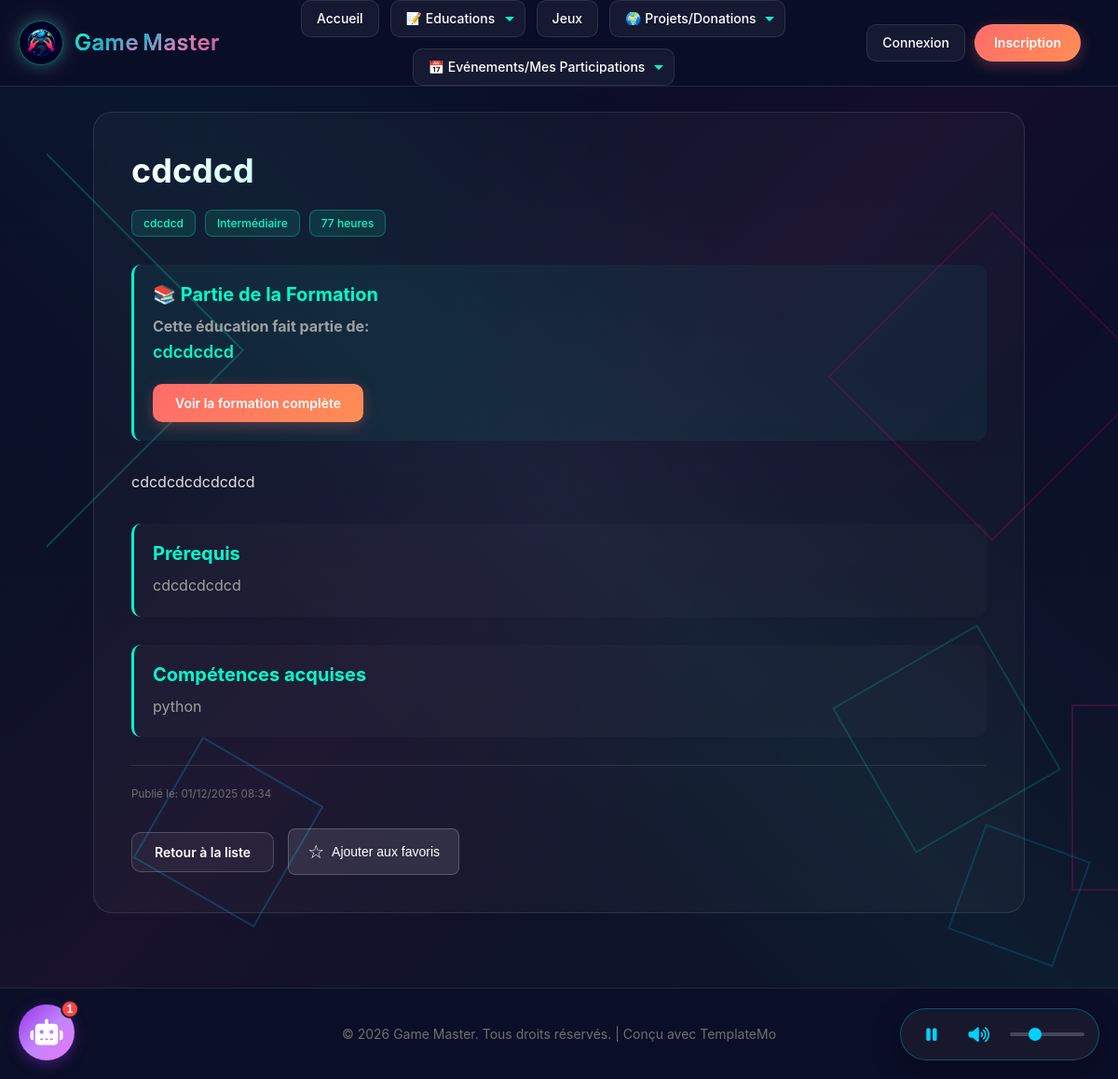
Screenshot of /?controller=education&action=detail&id=20 with the database file from the repository.
### tables this page shows
CREATE TABLE `educations` (
  `id` int(11) NOT NULL,
  `title` varchar(255) NOT NULL,
  `description` text NOT NULL,
  `competences` text DEFAULT NULL,
  `difficulte` enum('Débutant','Intermédiaire','Avancé') DEFAULT 'Débutant',
  `duree` int(11) DEFAULT 0,
  `prerequis` text DEFAULT NULL,
  `categorie` varchar(255) DEFAULT NULL,
  `lien_ressources` varchar(500) DEFAULT NULL,
  `impact_social` text DEFAULT NULL,
  `created_at` timestamp NOT NULL DEFAULT current_timestamp(),
  `updated_at` timestamp NOT NULL DEFAULT current_timestamp() ON UPDATE current_timestamp(),
  `category_id` int(11) DEFAULT NULL,
  `formation_id` int(11) DEFAULT NULL,
  `parent_id` int(11) DEFAULT NULL
);

CREATE TABLE `formations` (
  `id` int(11) NOT NULL,
  `title` varchar(255) NOT NULL,
  `description` text NOT NULL,
  `competences` text DEFAULT NULL,
  `difficulte` enum('Débutant','Intermédiaire','Avancé') DEFAULT 'Débutant',
  `duree` int(11) DEFAULT 0,
  `categorie` varchar(255) DEFAULT NULL,
  `lien_ressources` varchar(500) DEFAULT NULL,
  `impact_social` text DEFAULT NULL,
  `created_at` timestamp NOT NULL DEFAULT current_timestamp(),
  `updated_at` timestamp NOT NULL DEFAULT current_timestamp() ON UPDATE current_timestamp(),
  `category_id` int(11) DEFAULT NULL
);

### controllers/EducationController.php (called while the page is built, shortened)
<?php
require_once "config/database.php";
class EducationController {
    public function detail($id) {
        try {
            require_once "models/Favorite.php";
            $pdo = (new Database())->getConnection();
            $query = $pdo->prepare("
                SELECT e.*, f.id as formation_id, f.title as formation_title
                FROM educations e
                LEFT JOIN formations f ON e.formation_id = f.id
                WHERE e.id = ?
            ");
            $query->execute([$id]);
            $result = $query->fetch(PDO::FETCH_ASSOC);
            $isFavorite = false;
            $user_id = null;
            if (isset($_SESSION['user_id'])) {
                $user_id = $_SESSION['user_id'];
            } elseif (isset($_SESSION['temp_user_id']) && $_SESSION['temp_user_id'] <= 2147483647) {
                $user_id = $_SESSION['temp_user_id'];
            } else {
                $user_id = $_SESSION['temp_user_id'];
            }
            if ($user_id) {
                $favorite = new Favorite();
                $isFavorite = $favorite->isEducationFavorite($user_id, $id);
            }
            include "views/front/education_details.php";
        } catch (PDOException $e) {
            error_log("Error fetching education: " . $e->getMessage());
            $result = null;
            $isFavorite = false;
            include "views/front/education_details.php";
        }
    }
}
?>

### models/Favorite.php (called while the page is built, shortened)
<?php
require_once "config/database.php";
class Favorite {
    private $conn;
    private $table_name = "favorites";
    public function __construct() {
        $database = new Database();
        $this->conn = $database->getConnection();
    }
    public function isEducationFavorite($user_id, $education_id) {
        $query = "SELECT id FROM " . $this->table_name . " WHERE user_id = ? AND education_id = ? LIMIT 1";
        $stmt = $this->conn->prepare($query);
        $stmt->execute([$user_id, $education_id]);
        return $stmt->fetch(PDO::FETCH_ASSOC) !== false;
    }
}

### config/database.php (called while the page is built, shortened)
<?php
class Database {
    private $host = "localhost";
    private $db_name = "game_masters";
    private $username = "root";
    private $password = "";
    public function getConnection() {
        $this->conn = null;
        try {
            $this->conn = new PDO(
                "mysql:host=" . $this->host . ";dbname=" . $this->db_name . ";charset=utf8mb4",
                $this->username,
                $this->password
            );
            $this->conn->setAttribute(PDO::ATTR_ERRMODE, PDO::ERRMODE_EXCEPTION);
            $this->conn->setAttribute(PDO::ATTR_DEFAULT_FETCH_MODE, PDO::FETCH_ASSOC);
        } catch(PDOException $exception) {
            $error_message = "Erreur de connexion à la base de données: " . $exception->getMessage();
            error_log($error_message);
            throw new Exception($error_message);
        }
        return $this->conn;
    }
}
?>

### views/front/education_details.php (the view, shortened to what this page needs)
<?php
include "views/front/includes/header.php";
?>
<section class="content-section">
    <div class="content-bg"></div>
    <div class="content-shapes">
        <div class="content-shape shape1"></div>
        <div class="content-shape shape2"></div>
        <div class="content-shape shape3"></div>
        <div class="content-shape shape4"></div>
        <div class="content-shape shape5"></div>
        <div class="content-shape shape6"></div>
    </div>
    <div class="content-particles" id="contentParticles"></div>
    <div class="content-container">
        <?php if (isset($result) && $result) { ?>
            <article class="detail-card">
                <h2><?php echo htmlspecialchars($result['title']); ?></h2>
                <div class="meta-info">
                    <?php if (!empty($result['categorie'])) { ?>
                        <span class="badge"><?php echo htmlspecialchars($result['categorie']); ?></span>
                    <?php } ?>
                    <?php if (!empty($result['difficulte'])) { ?>
                        <span class="badge"><?php echo htmlspecialchars($result['difficulte']); ?></span>
                    <?php } ?>
                    <?php if (!empty($result['duree'])) { ?>
                        <span class="badge"><?php echo htmlspecialchars($result['duree']); ?> heures</span>
                    <?php } ?>
                </div>
                <?php if (!empty($result['formation_title']) && !empty($result['formation_id'])) { ?>
                    <div class="info-section" style="background: rgba(0, 255, 204, 0.05); border-left-color: #00ffcc;">
                        <h3 style="color: #00ffcc;">📚 Partie de la Formation</h3>
                        <p style="margin: 10px 0;">
                            <strong>Cette éducation fait partie de:</strong><br>
                            <a href="?controller=formation&action=detail&id=<?php echo $result['formation_id']; ?>"
                               style="color: #00ffcc; text-decoration: none; font-size: 18px; font-weight: 600;">
                                <?php echo htmlspecialchars($result['formation_title']); ?>
                            </a>
                        </p>
                        <a href="?controller=formation&action=detail&id=<?php echo $result['formation_id']; ?>"
                           class="btn btn-primary" style="margin-top: 10px;">
                            Voir la formation complète
                        </a>
                    </div>
                <?php } ?>
                <div class="description">
                    <p><?php echo nl2br(htmlspecialchars($result['description'])); ?></p>
                </div>
                <?php if (!empty($result['prerequis'])) { ?>
                    <div class="info-section">
                        <h3>Prérequis</h3>
                        <p><?php echo nl2br(htmlspecialchars($result['prerequis'])); ?></p>
                    </div>
                <?php } ?>
                <?php if (!empty($result['competences'])) { ?>
                    <div class="info-section">
                        <h3>Compétences acquises</h3>
                        <p><?php echo htmlspecialchars($result['competences']); ?></p>
                    </div>
                <?php } ?>
                <div class="meta">
                    <small>Publié le: <?php echo date('d/m/Y H:i', strtotime($result['created_at'])); ?></small>
                </div>
                <div class="actions" style="display: flex; gap: 15px; align-items: center; flex-wrap: wrap;">
                    <a href="?controller=education&action=list" class="btn btn-secondary">Retour à la liste</a>
                    <button class="btn-favorite <?php echo isset($isFavorite) && $isFavorite ? 'active' : ''; ?>"
                            onclick="toggleEducationFavorite(<?php echo $result['id']; ?>, this)"
                            title="<?php echo isset($isFavorite) && $isFavorite ? 'Retirer des favoris' : 'Ajouter aux favoris'; ?>">
                        <span class="favorite-icon"><?php echo isset($isFavorite) && $isFavorite ? '⭐' : '☆'; ?></span>
                        <span class="favorite-text"><?php echo isset($isFavorite) && $isFavorite ? 'Favori' : 'Ajouter aux favoris'; ?></span>
                    </button>
                </div>
            </article>
        <?php } ?>
    </div>
</section>
<?php include "views/front/includes/footer.php"; ?>

### public/css/unified-chatbot.css (style rules this page uses)
:root { --chat-bg: #1a1a2e; --chat-header: linear-gradient(135deg, #9333ea 0%, #c084fc 50%, #e879f9 100%); --chat-accent: #9333ea; --chat-text: #ffffff; --chat-user-msg: #9333ea; --chat-bot-msg: #16213e; }

### views/front/includes/header.php (style rules this page uses)
.content-particles { position: absolute; width: 100%; height: 100%; top: 0; left: 0; overflow: hidden; pointer-events: none; z-index: 0; }

### views/front/education_details.php (style rules this page uses)
.btn-favorite { background: rgba(255, 255, 255, 0.1); border: 1px solid rgba(255, 255, 255, 0.2); border-radius: 8px; padding: 12px 20px; cursor: pointer; transition: all 0.3s ease; display: flex; align-items: center; gap: 8px; color: #ffffff; font-size: 14px; font-weight: 500; }
.favorite-icon { font-size: 20px; transition: all 0.3s ease; }

### rows the page displays
educations: title "cdcdcd", categorie "cdcdcd", difficulte "Intermédiaire", duree "77", formation.title "cdcdcdcd", description "cdcdcdcdcdcdcd", prerequis "cdcdcdcdcd", competences "python", created_at "01/12/2025 08:34"

### other values shown
form field value "🌍 Projets/Donations"
form field value "📅 Événements/Mes Participations"
